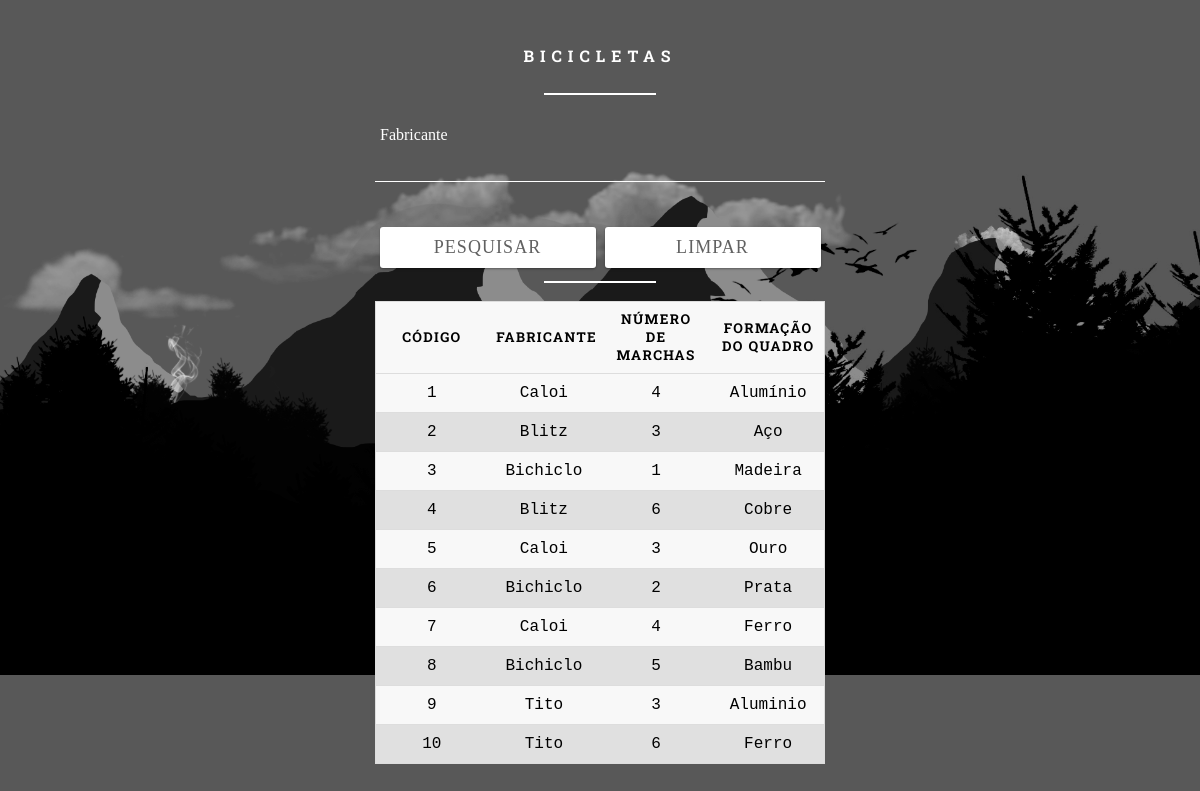
The page /ExerciciosCRUD1/Exercicio14.php on the database its author committed.
### tables this page shows
create table bicicleta (
	codigo int primary key auto_increment,
	fabricante varchar(100),
	numero_marchas int,
	formacao_quadro varchar(100)
);

### ExerciciosCRUD1/conf/conf.inc.php (called while the page is built, shortened)
<?php
	$tb_bicicleta = 'bicicleta';
?>

### ExerciciosCRUD1/Exercicio14.php (the view, shortened to what this page needs)
<!DOCTYPE html>
<html lang="pt-BR">
<?php
  require 'connect/connect.php';
  $pesquisa = isset($_POST['pesquisa'])?$_POST['pesquisa']:'';
?>
<head>
  <link rel="stylesheet" href="assets/css/basico.css" />
</head>
<body>
  <form method="post">
    <h5>Bicicletas</h5>
    <hr class="dividir" />
    <div class="input">
      <input type="text" name="pesquisa" value="<?php echo $pesquisa; ?>" />
      <label>Fabricante</label>
    </div>
    <div class="input">
      <input type="submit" value="Pesquisar" />
      <input type="reset" value="Limpar" />
    </div>
    </form>
    <form>
    <br /><br /><br />
    <hr class="dividir" />
    <br />
    <table>
      <thead>
        <th scope="col">Código</th>
        <th scope="col">Fabricante</th>
        <th scope="col">Número de Marchas</th>
        <th scope="col">Formação do Quadro</th>
      </thead>
      <?php
        $sql = 'select * from '. $tb_bicicleta. ' where fabricante like "'. $pesquisa. '%" order by codigo';
        $resultado = mysqli_query($conexao, $sql);
        while ($row = mysqli_fetch_array($resultado)) {
          echo '<tr>';
          echo '<td>'. $row['codigo']. '</td>';
          echo '<td>'. $row['fabricante']. '</td>';
          echo '<td>'. $row['numero_marchas']. '</td>';
          echo '<td>'. $row['formacao_quadro']. '</td>';
          echo '</tr>';
        }
      ?>
    </table>
  </form>
</body>
</html>

### ExerciciosCRUD1/assets/css/basico.css (style rules this page uses)
body { background: url("../images/wallpaper.png"); background-position: top; background-repeat: repeat; background-clip: border-box; background-size: 100%; background-origin: border-box; background-attachment: fixed; font-family: 'Roboto Slab', monospace; color: white; font-size: 16px; font-weight: normal; }
form { width: 450px; margin: 45px auto; }
h5 { text-align: center; text-transform: uppercase; color: #fff; letter-spacing: 6px; font-size: 16px; }
hr.dividir { background: #fff; -webkit-box-shadow: none; box-shadow: none; border: none; height: 2px; width: 25%; margin: 0px auto 0px auto; }
.input { position: relative; margin: 45px 0; width: 450px; font-family: 'Roboto Slab'; }
label { font-family: 'Roboto Slab'; }
input, textarea { background: none; color: #fff; font-size: 18px; padding: 10px 10px 10px 5px; font-family: 'Roboto Slab'; display: block; width: 450px; border: none; border-radius: 0; border-bottom: 1px solid #fff; }
input:focus~label, input:valid~label, textarea:focus~label, textarea:valid~label { top: -14px; font-size: 16px; color: #fff; }
.input label { color: #fff; font-size: 16px; font-weight: normal; position: absolute; pointer-events: none; left: 5px; top: 10px; font-family: 'Roboto Slab'; -webkit-transition: 300ms ease all; transition: 300ms ease all; }
input[type="submit"], input[type="reset"] { background: white; color: #616161; border: none; padding: 10px 20px; border-radius: 3px; letter-spacing: 0.06em; text-transform: uppercase; text-decoration: none; outline: none; width: 48%; float: left; margin: auto 1% 1% 1%; -webkit-box-shadow: 0 1px 3px rgba(0, 0, 0, 0.12), 0 1px 2px rgba(0, 0, 0, 0.24); box-shadow: 0 1px 3pxrgba(0, 0, 0, 0.12), 0 1px 2px rgba(0, 0, 0, 0.24); -webkit-transition: all 0.3s cubic-bezier(0.25, 0.8, 0.25, 1); transition: all 0.3s cubic-bezier(0.25, 0.8, 0.25, 1); }
table { border: 1px solid #ccc; border-collapse: collapse; margin: 0; color: #000000; padding: 0; width: 100%; table-layout: fixed; border-radius: 15px; }
table tr { background: #f8f8f8; border: 1px solid #ddd; padding: .35em; }
table tr:nth-child(even) { background: #E0E0E0; border: 1px solid #ddd; padding: .35em; }
table th, table td { padding: .625em; text-align: center; }
table th { font-size: .85em; letter-spacing: .1em; text-transform: uppercase; }
*, *:before, *:after { box-sizing: border-box; }

### rows shown on the page
bicicleta: codigo "1", fabricante "Caloi", numero_marchas "4", formacao_quadro "Alumínio"
bicicleta: codigo "2", fabricante "Blitz", numero_marchas "3", formacao_quadro "Aço"
bicicleta: codigo "3", fabricante "Bichiclo", numero_marchas "1", formacao_quadro "Madeira"
bicicleta: codigo "4", fabricante "Blitz", numero_marchas "6", formacao_quadro "Cobre"
bicicleta: codigo "5", fabricante "Caloi", numero_marchas "3", formacao_quadro "Ouro"
bicicleta: codigo "6", fabricante "Bichiclo", numero_marchas "2", formacao_quadro "Prata"
bicicleta: codigo "7", fabricante "Caloi", numero_marchas "4", formacao_quadro "Ferro"
bicicleta: codigo "8", fabricante "Bichiclo", numero_marchas "5", formacao_quadro "Bambu"
bicicleta: codigo "9", fabricante "Tito", numero_marchas "3", formacao_quadro "Aluminio"
bicicleta: codigo "10", fabricante "Tito", numero_marchas "6", formacao_quadro "Ferro"
